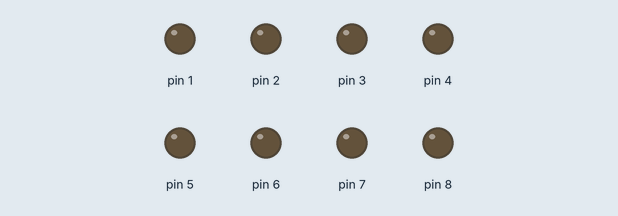
Simulated run of this sketch. Board: Arduino Uno, built with avr-gcc and run on an emulated ATmega328P. Shown: output pins drawn as LEDs (lit = HIGH). Random numbers use the default seed unless the sketch sets one.

Above: at 0.1 s.
At 3.2 s:
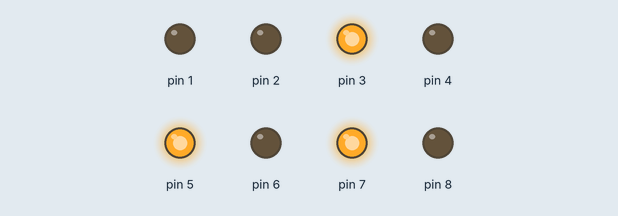
At 11.3 s:
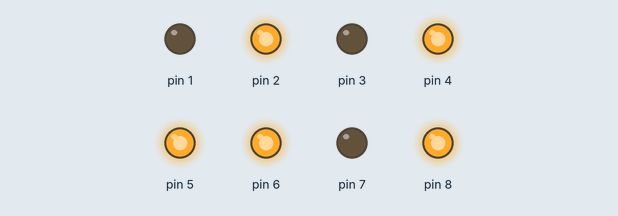
At 19.4 s:
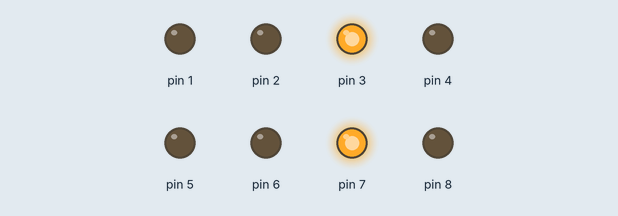
At 26.75 s:
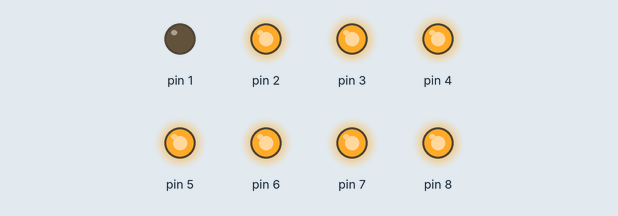
At 35.6 s:
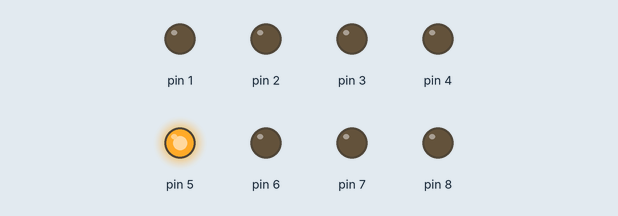
Timing chart, 0 to 37.1 s (numbered marks = the images above):
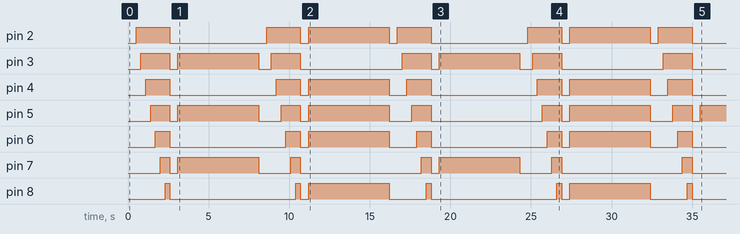

The sketch:

dice.ino
```cpp
int x;
void setup() {
  // put your setup code here, to run once;
  pinMode(1,OUTPUT);
  pinMode(2,OUTPUT);
  pinMode(3,OUTPUT);
  pinMode(4,OUTPUT);
  pinMode(5,OUTPUT);
  pinMode(6,OUTPUT);
  pinMode(7,OUTPUT);
  pinMode(8,OUTPUT);
}
void loop() {
  // put your main code here, to run repeatedly:
 digitalWrite(1,LOW);
 low();
 delay(500);
 start();
 x=rand()%5+0;
 low();
 delay(500);
 if(x==0)
  one();
 if(x==1)
  two();
 if(x==2)
  three();
 if(x==3)
  four();
 if(x==4)
  five();
 if(x==5)
  six();
 delay(5000);
}
void start(){
 digitalWrite(2,HIGH);
 delay(300);
 digitalWrite(3,HIGH);
 delay(300);
 digitalWrite(4,HIGH);
 delay(300);
 digitalWrite(5,HIGH);
 delay(300);
 digitalWrite(6,HIGH);
 delay(300);
 digitalWrite(7,HIGH);
 delay(300);
 digitalWrite(8,HIGH);
 delay(300);
}
void one(){
 digitalWrite(5,HIGH);
}
void two(){
 digitalWrite(3,HIGH);
 digitalWrite(7,HIGH);
}
void three(){
 digitalWrite(5,HIGH);
 digitalWrite(7,HIGH);
 digitalWrite(3,HIGH);
}
void four(){
 digitalWrite(2,HIGH);
 digitalWrite(4,HIGH);
 digitalWrite(6,HIGH);
 digitalWrite(8,HIGH);
}
void five(){
 digitalWrite(2,HIGH);
 digitalWrite(4,HIGH);
 digitalWrite(6,HIGH);
 digitalWrite(8,HIGH);
 digitalWrite(5,HIGH);
}
void six(){
 digitalWrite(2,HIGH);
 digitalWrite(3,HIGH);
 digitalWrite(4,HIGH);
 digitalWrite(8,HIGH);
 digitalWrite(6,HIGH);
 digitalWrite(7,HIGH);
}
void low(){
 digitalWrite(2,LOW);
 digitalWrite(3,LOW);
 digitalWrite(4,LOW);
 digitalWrite(5,LOW);
 digitalWrite(6,LOW);
 digitalWrite(7,LOW);
 digitalWrite(8,LOW);
}
```

Measured:
- by itself, pin 2: repeats every 16.2 s: LOW 6.0 s, HIGH 2.1 s, LOW 0.50 s, HIGH 5.0 s, LOW 0.50 s, HIGH 2.1 s
- by itself, pin 3: repeats every 16.2 s: LOW 0.50 s, HIGH 5.0 s, LOW 0.80 s, HIGH 1.8 s, LOW 6.3 s, HIGH 1.8 s
- by itself, pin 4: repeats every 16.2 s: LOW 6.6 s, HIGH 1.5 s, LOW 0.50 s, HIGH 5.0 s, LOW 1.1 s, HIGH 1.5 s
- by itself, pin 5: LOW → HIGH at 1.4 s, → LOW 1.2 s later, → HIGH 0.50 s later, → LOW 5.0 s later, … (17 changes in this stretch)
- by itself, pin 6: repeats every 16.2 s: LOW 7.2 s, HIGH 0.90 s, LOW 0.50 s, HIGH 5.0 s, LOW 1.7 s, HIGH 0.90 s
- by itself, pin 7: repeats every 16.2 s: LOW 0.50 s, HIGH 5.0 s, LOW 2.0 s, HIGH 0.60 s, LOW 7.5 s, HIGH 0.60 s
- by itself, pin 8: repeats every 16.2 s: LOW 7.8 s, HIGH 0.30 s, LOW 0.50 s, HIGH 5.0 s, LOW 2.3 s, HIGH 0.30 s
